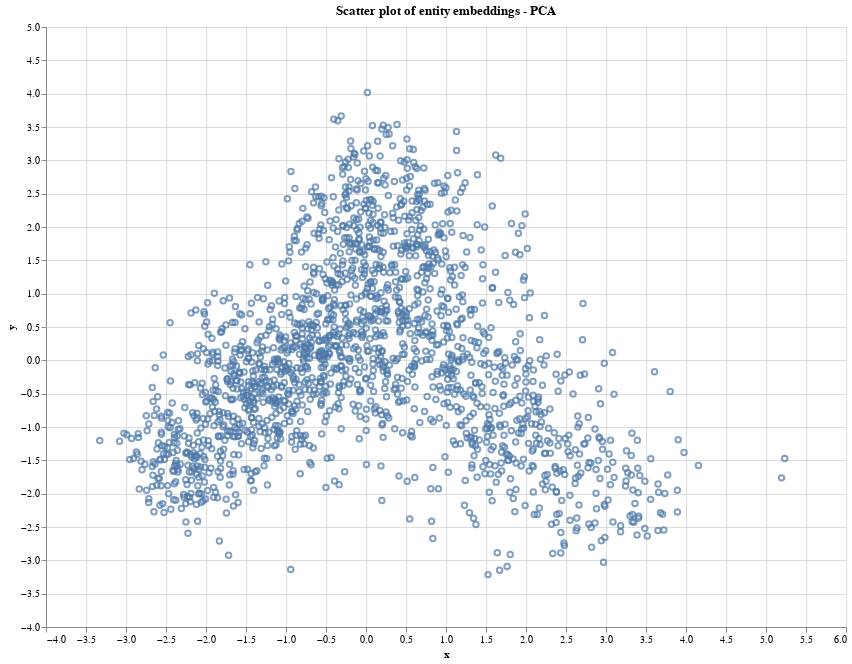

Source (notebook cell):
### Code cell
# Create a line plot
scatter_plot = alt.Chart(embeddings_df).mark_point().encode(
    y=alt.Y('y', type="quantitative"),
    x=alt.X('x', type="quantitative"),
).properties(
    title='Scatter plot of entity embeddings - PCA'
)

scatter_plot.properties(width=800, height=600)

### Figure 1 — Vega-Lite specification as saved in the notebook (floating-point values rounded to 4 significant figures; data arrays with more than 128 entries replaced by an {"elided": "..."} marker saying what was removed)
{"config": {"view": {"continuousWidth": 300, "continuousHeight": 300}}, "data": {"name": "data-0b7ac3665c6009198225573d2fb566c6"}, "mark": {"type": "point"}, "encoding": {"x": {"field": "x", "type": "quantitative"}, "y": {"field": "y", "type": "quantitative"}}, "height": 600, "title": "Scatter plot of entity embeddings - PCA", "width": 800, "$schema": "https://vega.github.io/schema/vega-lite/v5.17.0.json", "datasets": {"data-0b7ac3665c6009198225573d2fb566c6": {"elided": "1810 records"}}}
